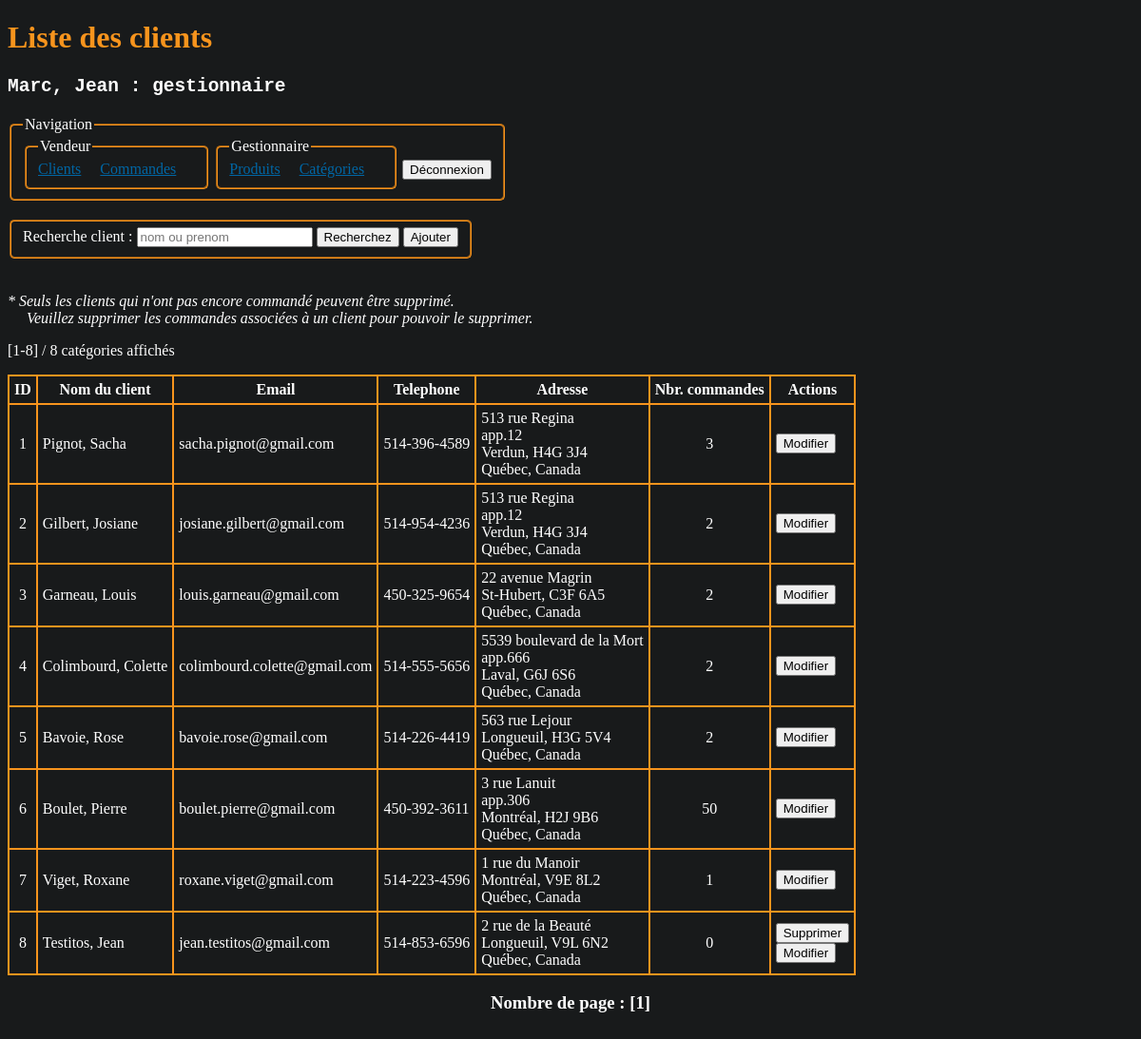
/clients/index.php (signed in), run on the app's committed database.
### tables this page shows
CREATE TABLE IF NOT EXISTS `clients` (
  `client_id` INT NOT NULL AUTO_INCREMENT,
  `client_nom` VARCHAR(255) NOT NULL,
  `client_prenom` VARCHAR(255) NOT NULL,
  `client_email` VARCHAR(255) NOT NULL,
  `client_telephone` VARCHAR(255) NOT NULL,
  `client_adresse` VARCHAR(255) NOT NULL,
  `client_adresse2` VARCHAR(255) NULL,
  `client_ville` VARCHAR(255) NOT NULL,
  `client_cp` VARCHAR(255) NOT NULL,
  PRIMARY KEY (`client_id`),
  UNIQUE INDEX `client_email_UNIQUE` (`client_email` ASC));

### inc/sql.php (called while the page is built, shortened)
    <?php
function NombreClients($conn)
{
    $req = "SELECT COUNT(client_id) AS 'nombre' FROM clients";
    if ($result = mysqli_query($conn, $req)) {
        $nbResult = mysqli_num_rows($result);
        if ($nbResult) {
            mysqli_data_seek($result, 0);
            $row = mysqli_fetch_array($result, MYSQLI_ASSOC);
            $nombre = $row["nombre"];
        }
        return $nombre;
    } else {
        errSQL($conn);
        exit;
    }
}
function ListerClients($conn, $recherche = "")
{
    $req = "SELECT CL.*, COUNT(CO.commande_id) AS 'nbr_commandes'
    FROM clients AS CL
    LEFT JOIN
        commandes AS CO ON CL.client_id = CO.fk_client_id
    WHERE (CL.client_nom LIKE ?) OR (CL.client_prenom LIKE ?)
    GROUP BY
        CL.client_id";
    $stmt = mysqli_prepare($conn, $req);
    $recherche = "%" . trim($recherche) . "%";
    mysqli_stmt_bind_param($stmt, "ss", $recherche, $recherche);
    if (mysqli_stmt_execute($stmt)) {
        $result = mysqli_stmt_get_result($stmt);
        $nbResult = mysqli_num_rows($result);
        $liste = array();
        if ($nbResult) {
            mysqli_data_seek($result, 0);
            while ($row = mysqli_fetch_array($result, MYSQLI_ASSOC)) {
                $liste[] = $row;
            }
        }
        return $liste;
    } else {
        return $liste;
    }
}
            mysqli_rollback($conn); ?>

### clients/index.php (the view, shortened to what this page needs)
<?php
require_once("../inc/sql.php");
$recherche = isset($_POST['recherche']) ? trim($_POST['recherche']) : "";
$nombreClients = NombreClients($conn);
$nombrePages = ceil($nombreClients / 10);
$pageActuelle = 1;
if (isset($_GET['page'])) {
    $pageActuelle = $_GET['page'];
} elseif ($pageActuelle > $nombrePages) {
    $pageActuelle = $nombrePages;
} else {
    $pageActuelle = 1;
}
$offset = ($pageActuelle - 1) * 10;
$liste = ListerClients($conn, $recherche);
?>
<!DOCTYPE html>
<html lang="fr">
<head>
    <link rel="stylesheet" href="../assets/css/main.css">
</head>
<body>
    <h1>Liste des clients</h1>
    <h2>
        <pre><?= $_SESSION['utilisateur']["utilisateur_nom"] . ", " . $_SESSION['utilisateur']["utilisateur_prenom"] . " : " . $_SESSION['utilisateur']["utilisateur_type"] ?></pre>
    </h2>
    <?php include("../menu.php"); ?>
    <form id="recherche" action="" method="post">
        <fieldset>
            <label>Recherche client : </label>
            <input type="text" name="recherche" value="<?= $recherche ?>" placeholder="nom ou prenom">
            <input type="submit" value="Recherchez">
            <button class="ajout"><a href="ajout.php">Ajouter</a></button>
        </fieldset>
    </form>
    <p><i>* Seuls les clients qui n'ont pas encore commandé peuvent être supprimé.<br><span class="margin_left">Veuillez supprimer les commandes associées à un client pour pouvoir le supprimer.</span></i></p>
    <p>[<?= $offset + 1 ?>-<?= (($offset + 1) + 9) > $nombreClients ? $nombreClients : (($offset + 1) + 9) ?>] / <?= $nombreClients ?> catégories affichés</p>
    <table>
        <tr>
            <th>ID</th>
            <th>Nom du client</th>
            <th>Email</th>
            <th>Telephone</th>
            <th>Adresse</th>
            <th>Nbr. commandes</th>
            <th>Actions</th>
        </tr>
        <?php foreach ($liste as $row) :
        ?>
            <tr>
                <td class="txtcenter"><?= $row["client_id"] ?></td>
                <td><?= $row["client_nom"] . ", " . $row["client_prenom"] ?></td>
                <td><?= $row["client_email"] ?></td>
                <td><?= $row["client_telephone"] ?></td>
                <td><?php echo $row["client_adresse"];
                    echo isset($row["client_adresse2"]) ? "<br>" . $row["client_adresse2"] : "";
                    echo "<br>" . $row["client_ville"] . ", " . $row["client_cp"] .
                        "<br>Québec, Canada" ?></td>
                <td class="txtcenter"><?= $row["nbr_commandes"] ?></td>
                <td><?php if ($row["nbr_commandes"] == 0) : ?>
                        <form action="" method="post">
                            <input type="submit" value="Supprimer">
                        </form>
                    <?php endif; ?>
                    <form action="" method="post">
                        <input type="submit" value="Modifier">
                    </form>
                </td>
            </tr>
        <?php endforeach; ?>
    </table>
    <h3 class="pagination">Nombre de page :
        <?php
        for ($i = 1; $i <= $nombrePages; ++$i) {
            if ($i == $pageActuelle) {
                echo "[" . $i . "] ";
            } else {
                echo "<a href=index.php?page=" . $i . ">" . $i . "</a> ";
            }
        }
        ?>
    </h3>
</body>
</html>

### assets/css/style.css (style rules this page uses)
body { background-color: #181a1b; color: white; padding-bottom: 200px; }
h1 { color: #F7941D; }
a { color: #0066a4; }
button a { text-decoration: none; color: black; }
fieldset { display: inline; border-radius: 5px; border-color: #F7941D ; margin-bottom: 20px; }
table { border-collapse: collapse; }
table,th, td { border: 2px solid #F7941D; }
th, td { padding: 5px; }
.txtcenter { text-align: center; }
.margin_left { margin-left: 20px; }
.pagination { text-align: center; }

### data on the page
clients: client_id "1", client_nom "Pignot", client_prenom "Sacha", client_email "sacha.pignot@gmail.com", client_telephone "514-396-4589", client_adresse "513 rue Regina", client_adresse2 "app.12", client_ville "Verdun", client_cp "H4G 3J4", nbr_commandes "3"
clients: client_id "2", client_nom "Gilbert", client_prenom "Josiane", client_email "josiane.gilbert@gmail.com", client_telephone "514-954-4236", client_adresse "513 rue Regina", client_adresse2 "app.12", client_ville "Verdun", client_cp "H4G 3J4", nbr_commandes "2"
clients: client_id "3", client_nom "Garneau", client_prenom "Louis", client_email "louis.garneau@gmail.com", client_telephone "450-325-9654", client_adresse "22 avenue Magrin", client_ville "St-Hubert", client_cp "C3F 6A5", nbr_commandes "2"
clients: client_id "4", client_nom "Colimbourd", client_prenom "Colette", client_email "colimbourd.colette@gmail.com", client_telephone "514-555-5656", client_adresse "5539 boulevard de la Mort", client_adresse2 "app.666", client_ville "Laval", client_cp "G6J 6S6", nbr_commandes "2"
clients: client_id "5", client_nom "Bavoie", client_prenom "Rose", client_email "bavoie.rose@gmail.com", client_telephone "514-226-4419", client_adresse "563 rue Lejour", client_ville "Longueuil", client_cp "H3G 5V4", nbr_commandes "2"
clients: client_id "6", client_nom "Boulet", client_prenom "Pierre", client_email "boulet.pierre@gmail.com", client_telephone "450-392-3611", client_adresse "3 rue Lanuit", client_adresse2 "app.306", client_ville "Montréal", client_cp "H2J 9B6", nbr_commandes "50"
clients: client_id "7", client_nom "Viget", client_prenom "Roxane", client_email "roxane.viget@gmail.com", client_telephone "514-223-4596", client_adresse "1 rue du Manoir", client_ville "Montréal", client_cp "V9E 8L2", nbr_commandes "1"
clients: client_id "8", client_nom "Testitos", client_prenom "Jean", client_email "jean.testitos@gmail.com", client_telephone "514-853-6596", client_adresse "2 rue de la Beauté", client_ville "Longueuil", client_cp "V9L 6N2", nbr_commandes "0"

### other printed values
$_SESSION['utilisateur']["utilisateur_nom"] "Marc"
$_SESSION['utilisateur']["utilisateur_prenom"] "Jean"
$_SESSION['utilisateur']["utilisateur_type"] "gestionnaire"
$offset + 1 "1"
$nombreClients "8"
